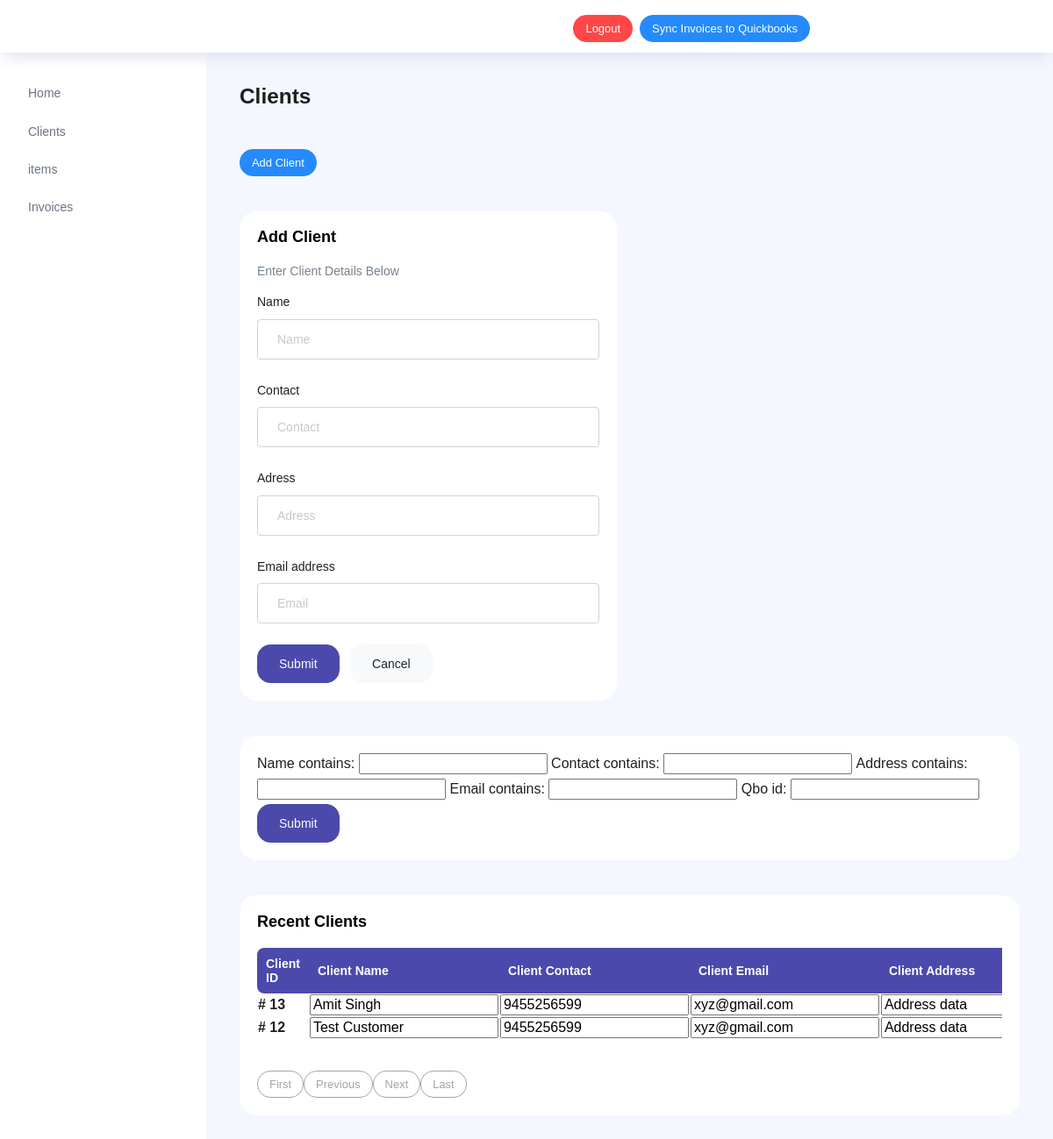
/dashboard/clients?page=2, run on the app's committed database.
### dashboard/models.py (models this page shows, shortened)
class Client(models.Model):
    id = models.AutoField(primary_key=True)
    name = models.CharField(max_length=100)
    contact = models.CharField(max_length=15)
    address = models.TextField(null=True)
    email = models.EmailField(null=True)
    qbo_id = models.CharField(max_length=100,null=True)

### dashboard/views.py (the view, shortened to what this page needs)
# urls.py: path('clients',views.clients,name='clients'),
def clients(request):
    clients_data = Client.objects.all().order_by('-id')
    cfilter = client_filter(request.GET,queryset=clients_data)
    clients_data = cfilter.qs
    paginator = Paginator(clients_data,2)
    page_number = request.GET.get('page')
    clients_data_final = paginator.get_page(page_number)
    data = {
        'clients':clients_data_final,
        'client_filter':cfilter
    }
    return render(request,'clients.html',data)

### templates/clients.html (shortened to what this page needs)
{% extends 'home_base.html' %}
{% load static %}
{% block content %}
<div class="main-panel">
    <div class="content-wrapper">
      <div class="row">
        <div class="col-md-12 grid-margin">
          <div class="row">
            <div class="col-12 col-xl-8 mb-4 mb-xl-0">
              <h3 class="font-weight-bold">Clients</h3>
            </div>
          </div>
        </div>
      </div>
      <div class="row">
        <div class="col-md-12 grid-margin">
          <div class="row">
            <div class="col-12 col-xl-8 mb-4 mb-xl-0">
                <button type="button" class="btn btn-info btn-sm" id="add_client">Add Client</button>
            </div>
          </div>
        </div>
      </div>
      <div class="row" id="add_client_section">
        <div class="col-md-6 grid-margin stretch-card">
          <div class="card">
            <div class="card-body">
              <h4 class="card-title">Add Client</h4>
              <p class="card-description">
                Enter Client Details Below
              </p>
              <form class="forms-sample" method="POST" action="/dashboard/clients">
                <div class="form-group">
                  <label for="exampleInputUsername1">Name</label>
                  <input type="text" class="form-control" placeholder="Name" name="client_name">
                </div>
                <div class="form-group">
                    <label for="exampleInputUsername1">Contact</label>
                    <input type="text" class="form-control" placeholder="Contact" name="client_contact">
                </div>
                <div class="form-group">
                    <label for="exampleInputUsername1">Adress</label>
                    <input type="text" class="form-control" placeholder="Adress" name="client_address">
                  </div>
                <div class="form-group">
                  <label for="exampleInputEmail1">Email address</label>
                  <input type="email" class="form-control" placeholder="Email" name="client_email">
                </div>
                <button type="submit" class="btn btn-primary mr-2">Submit</button>
                <a class="btn btn-light" id="cancel_add_client">Cancel</a>
              </form>
            </div>
          </div>
        </div>
      </div>
      <div class="row">
        <div class="col-md-12 grid-margin stretch-card">
          <div class="card">
            <div class="card-body">
              <form class="forms-sample" method="GET">
                {{client_filter.form}}
                <button type="submit" class="btn btn-primary mr-2">Submit</button>
              </form>
            </div>
          </div>
        </div>
      </div>
      <div class="row">
        <div class="col-md-12 grid-margin stretch-card">
          <div class="card">
            <div class="card-body">
              <p class="card-title">Recent Clients</p>
              <div class="row">
                <div class="col-12">
                  <div class="table-responsive">
                    <table  class="display expandable-table" style="width:100%">
                      <thead>
                        <tr>
                          <th>Client ID</th>
                          <th>Client Name</th>
                          <th>Client Contact</th>
                          <th>Client Email</th>
                          <th>Client Address</th>
                        </tr>
                      </thead>
                      <tbody>
                        {% for client in clients %}
                        <tr>
                            <th>#  {{client.id}}</th>
                            <th>
                                <input value="{{client.name}}" class='client_table_row_data' id="{{client.id}}_name"></input>
                            </th>
                            <th>
                                <input value="{{client.contact}}" class='client_table_row_data' id="{{client.id}}_contact"></input>
                            </th>
                            <th>
                                <input value="{{client.email}}" class='client_table_row_data' id="{{client.id}}_email"></input>
                            </th>
                            <th>
                                <input value="{{client.address}}" class='client_table_row_data' id="{{client.id}}_address"></input>
                            </th>
                        </tr>
                        {% endfor %}
                      </tbody>
                  </table>
                  <div class="btn-group" role="group" aria-label="Basic example">
                    {% if clients.has_previous %}
                    <a href='/dashboard/clients?page=1'>
                        <button type="button" class="btn btn-outline-secondary btn-sm">First</button>
                    </a>
                    <a href='/dashboard/clients?page={{clients.previous_page_number}}'>
                        <button type="button" class="btn btn-outline-secondary btn-sm">Previous</button>
                    </a>
                    {% endif %}
                    {% if clients.has_next %}
                    <a href='/dashboard/clients?page={{clients.next_page_number}}'>
                        <button type="button" class="btn btn-outline-secondary btn-sm">Next</button>
                    </a>
                    {% endif %}
                    <a href='/dashboard/clients?page={{clients.paginator.num_pages}}'>
                        <button type="button" class="btn btn-outline-secondary btn-sm">Last</button>
                    </a>
                   </div>
                  </div>
                </div>
              </div>
              </div>
            </div>
          </div>
        </div>
      </div>
  </div>
{% endblock%}

### data on the page
Client: id "13", name "Amit Singh", contact "9455256599", email "xyz@gmail.com", address "Address data"
Client: id "12", name "Test Customer", contact "9455256599", email "xyz@gmail.com", address "Address data"
